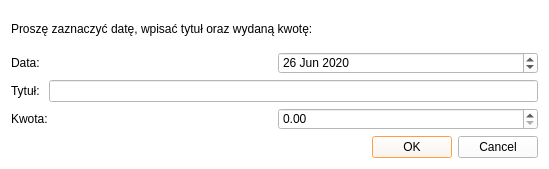
<?xml version="1.0" encoding="UTF-8"?>
<ui version="4.0">
 <class>DialogNoCategory</class>
 <widget class="QDialog" name="DialogNoCategory">
  <property name="geometry">
   <rect>
    <x>0</x>
    <y>0</y>
    <width>549</width>
    <height>169</height>
   </rect>
  </property>
  <property name="windowTitle">
   <string>Dialog</string>
  </property>
  <property name="styleSheet">
   <string notr="true">background-color: rgb(255, 255, 255);
selection-background-color: rgb(245, 121, 0);</string>
  </property>
  <layout class="QVBoxLayout" name="verticalLayout">
   <item>
    <widget class="QLabel" name="label">
     <property name="text">
      <string>Proszę zaznaczyć datę, wpisać tytuł oraz wydaną kwotę: </string>
     </property>
    </widget>
   </item>
   <item>
    <layout class="QHBoxLayout" name="horizontalLayout">
     <item>
      <widget class="QLabel" name="label_2">
       <property name="text">
        <string>Data: </string>
       </property>
      </widget>
     </item>
     <item>
      <widget class="QDateEdit" name="dateEdit">
       <property name="date">
        <date>
         <year>2020</year>
         <month>6</month>
         <day>26</day>
        </date>
       </property>
      </widget>
     </item>
    </layout>
   </item>
   <item>
    <layout class="QHBoxLayout" name="horizontalLayout_2">
     <item>
      <widget class="QLabel" name="label_3">
       <property name="text">
        <string>Tytuł: </string>
       </property>
      </widget>
     </item>
     <item>
      <widget class="QLineEdit" name="lineEdit"/>
     </item>
    </layout>
   </item>
   <item>
    <layout class="QHBoxLayout" name="horizontalLayout_3">
     <item>
      <widget class="QLabel" name="label_4">
       <property name="text">
        <string>Kwota: </string>
       </property>
      </widget>
     </item>
     <item>
      <widget class="QDoubleSpinBox" name="doubleSpinBox">
       <property name="maximum">
        <double>10000000000000000.000000000000000</double>
       </property>
      </widget>
     </item>
    </layout>
   </item>
   <item>
    <layout class="QHBoxLayout" name="horizontalLayout_4">
     <item>
      <spacer name="horizontalSpacer">
       <property name="orientation">
        <enum>Qt::Horizontal</enum>
       </property>
       <property name="sizeHint" stdset="0">
        <size>
         <width>298</width>
         <height>20</height>
        </size>
       </property>
      </spacer>
     </item>
     <item>
      <widget class="QDialogButtonBox" name="buttonBox">
       <property name="orientation">
        <enum>Qt::Horizontal</enum>
       </property>
       <property name="standardButtons">
        <set>QDialogButtonBox::Cancel|QDialogButtonBox::Ok</set>
       </property>
      </widget>
     </item>
    </layout>
   </item>
  </layout>
 </widget>
 <resources/>
 <connections>
  <connection>
   <sender>buttonBox</sender>
   <signal>accepted()</signal>
   <receiver>DialogNoCategory</receiver>
   <slot>accept()</slot>
   <hints>
    <hint type="sourcelabel">
     <x>248</x>
     <y>254</y>
    </hint>
    <hint type="destinationlabel">
     <x>157</x>
     <y>274</y>
    </hint>
   </hints>
  </connection>
  <connection>
   <sender>buttonBox</sender>
   <signal>rejected()</signal>
   <receiver>DialogNoCategory</receiver>
   <slot>reject()</slot>
   <hints>
    <hint type="sourcelabel">
     <x>316</x>
     <y>260</y>
    </hint>
    <hint type="destinationlabel">
     <x>286</x>
     <y>274</y>
    </hint>
   </hints>
  </connection>
 </connections>
</ui>
